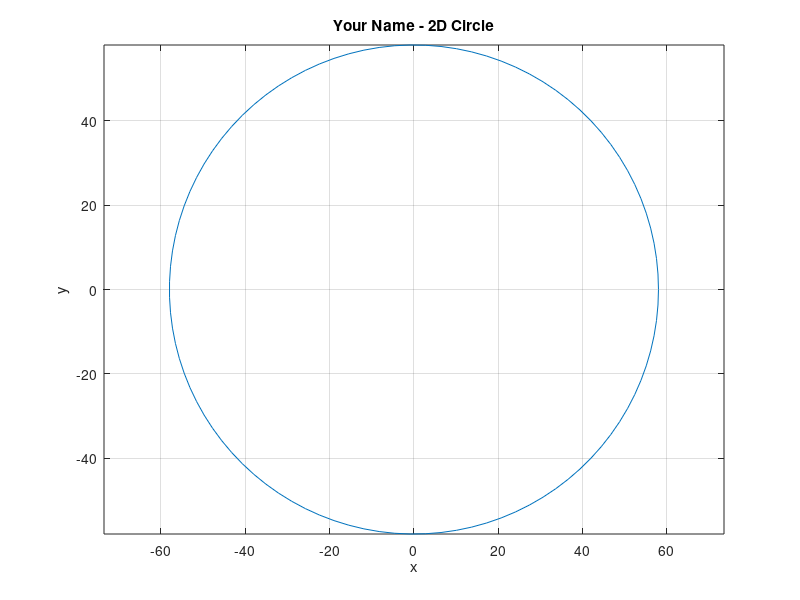

MATLAB code for this plot:
R = 58;
theta = linspace(0, 2*pi, 100);
x = R * cos(theta);
y = R * sin(theta);
plot(x, y);
title('Your Name - 2D Circle'); % Replace 'Your Name' with your actual name
xlabel('x');
ylabel('y');
axis equal;
grid on;